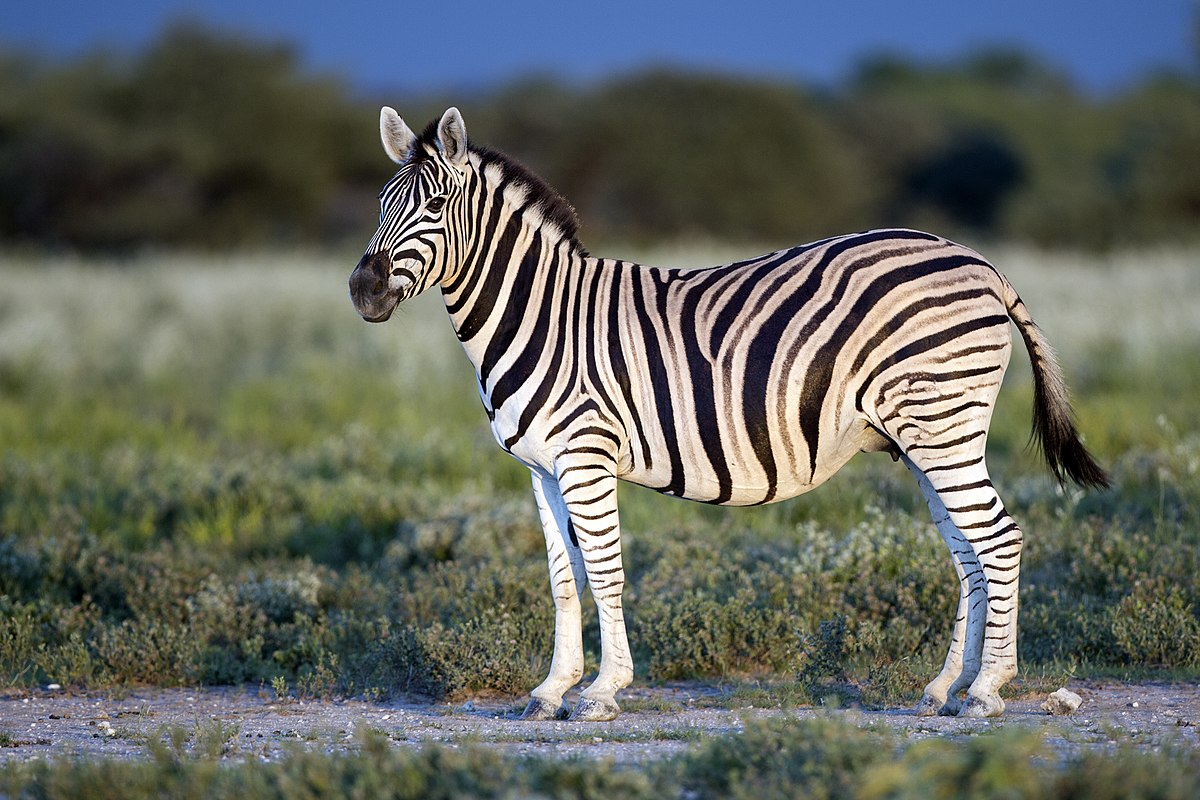
#> input picture HW4/q2/zebra.jpg, 1200 x 800 px
$ python zebra.py
#> lines starting #> are read from the running program, lines starting #| are printed output that depends on the picture
# Mostufa Jbareen, 212955587
# Mohammed Egbaria, 318710761

import numpy as np
from numpy.fft import fft2, ifft2, fftshift, ifftshift
import cv2
import matplotlib
import matplotlib.pyplot as plt

matplotlib.use('TkAgg')

image_path = 'zebra.jpg'
image = cv2.imread(image_path)
#> image is the input picture: shape (800, 1200, 3); mean B, G, R 96.1, 102.6, 98.8
image = cv2.cvtColor(image, cv2.COLOR_BGR2GRAY)
#> image: shape (800, 1200)

# Section a
# Calculating fourier transform
fourier_spectrum = fftshift(fft2(image))
fourier_spectrum_disp = np.log(1 + np.absolute(fourier_spectrum))

# Section b
# Creating the image(2h,2w) by creating fourier(2h,2w) so that the fourier of original image * 4 is in the center
# and zero padding, so that we maintain the frequency and the colors of the original image in the new 2x image.
h, w = image.shape
#> h = 800; w = 1200
fourier_spectrum_zero_padding = np.zeros((2 * h, 2 * w), dtype=complex)
fourier_spectrum_zero_padding[h // 2: 3 * h // 2, w // 2: 3 * w // 2] = fourier_spectrum * 4
fourier_spectrum_zero_padding_disp = np.log(1 + np.absolute(fourier_spectrum_zero_padding))
two_times_larger_grayscale_image = np.abs(ifft2(ifftshift(fourier_spectrum_zero_padding)))

# Section c
# Creating a*b copies of the image in one image(a*h,b*w), by modifying fourier transform in specific way,
# so that we have those copies.
a = b = 2
fourier_spectrum_four_copies = np.zeros((a * h, b * w), dtype=complex)
fourier_spectrum_four_copies[::a, ::b] = fourier_spectrum * abs(a * b)
fourier_spectrum_four_copies_disp = np.log(1 + np.absolute(fourier_spectrum_four_copies))
four_copies_grayscale_image = np.abs(ifft2(ifftshift(fourier_spectrum_four_copies)))

plt.figure(figsize=(10, 10))
plt.subplot(321)
plt.title('Original Grayscale Image')
plt.imshow(image, cmap='gray')

plt.subplot(322)
plt.title('Fourier Spectrum')
plt.imshow(fourier_spectrum_disp.astype("uint8"), cmap='gray')

plt.subplot(323)
plt.title('Fourier Spectrum Zero Padding')
plt.imshow(fourier_spectrum_zero_padding_disp.astype("uint8"), cmap='gray')

plt.subplot(324)
plt.title('Two Times Larger Grayscale Image')
plt.imshow(two_times_larger_grayscale_image.astype("uint8"), cmap='gray')
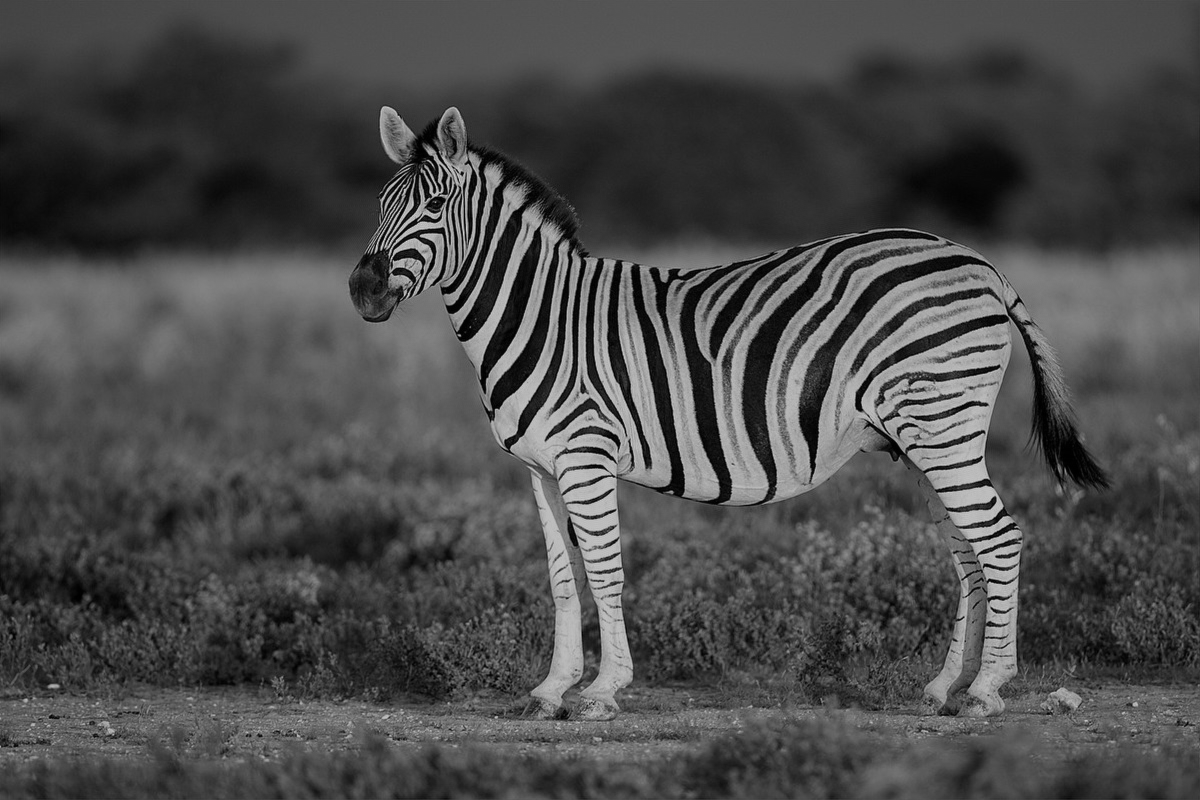
#> two_times_larger_grayscale_image: shape (1600, 2400) float64 (shown at 1/2 size); min 5.13e-16, max 342.2, mean 100.8; drawn with min black and max white

plt.subplot(325)
plt.title('Fourier Spectrum Four Copies')
plt.imshow(fourier_spectrum_four_copies_disp.astype("uint8"), cmap='gray')
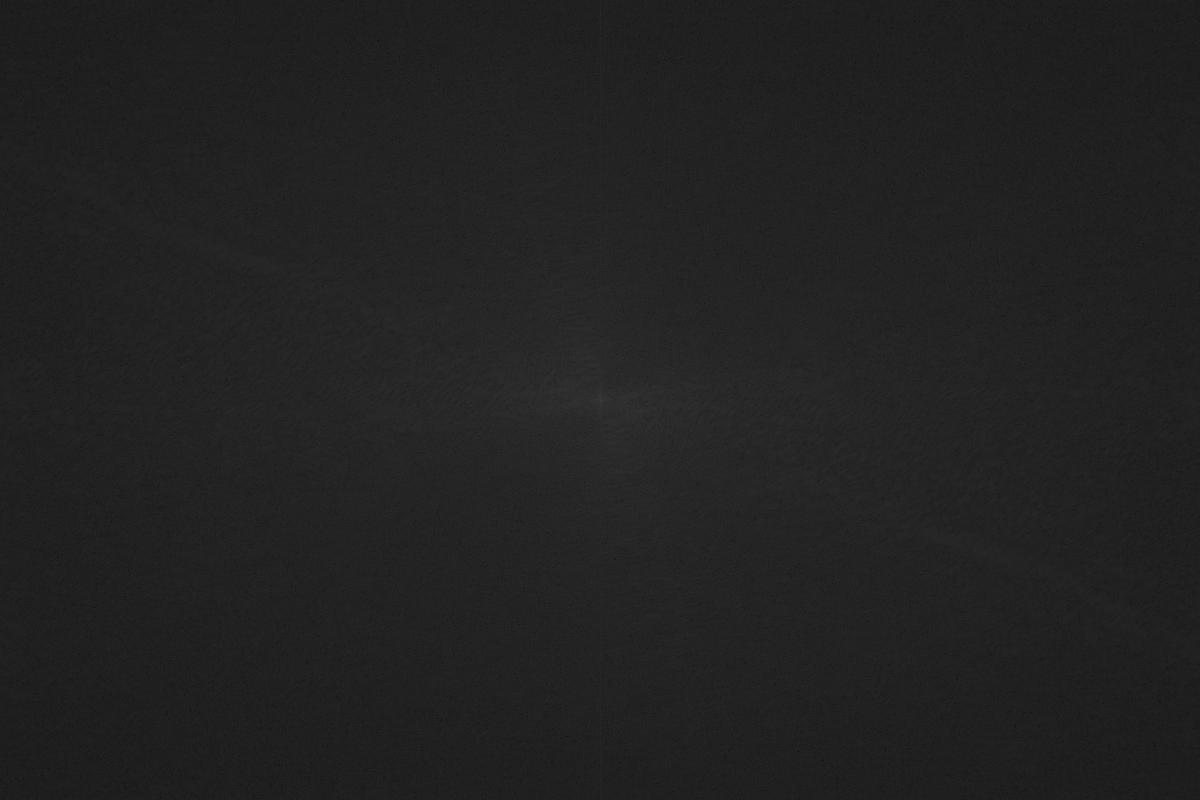
#> fourier_spectrum_four_copies_disp: shape (1600, 2400) float64 (shown at 1/2 size); min 0, max 19.77, mean 2.63; drawn with min black and max white

plt.subplot(326)
plt.title('Four Copies Grayscale Image')
plt.imshow(four_copies_grayscale_image.astype("uint8"), cmap='gray')
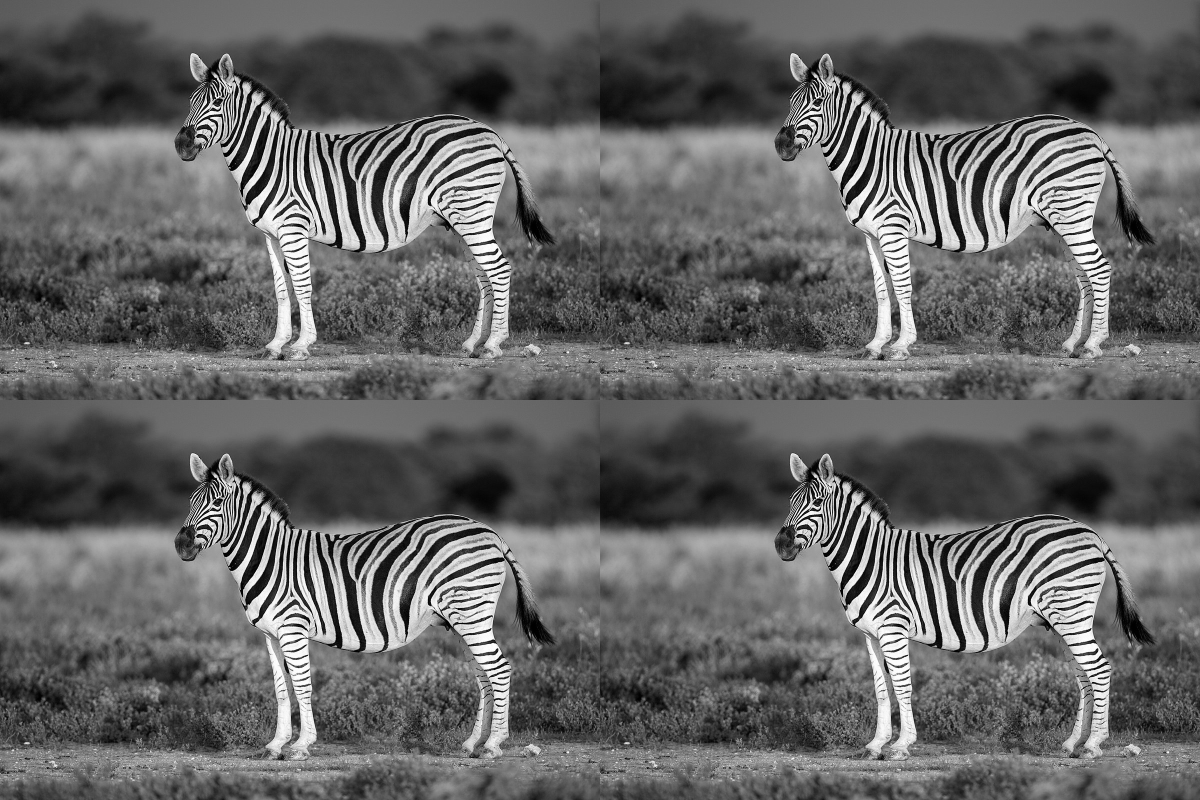
#> four_copies_grayscale_image: shape (1600, 2400) float64 (shown at 1/2 size); min 3.41e-17, max 255, mean 100.7; drawn with min black and max white

plt.savefig('zebra_scaled.png')
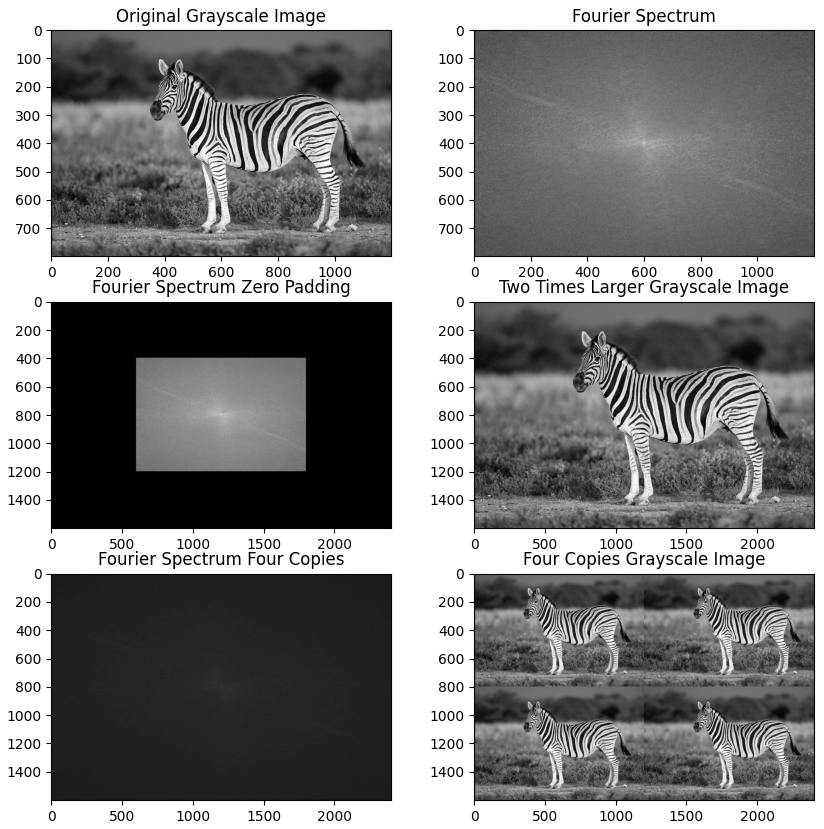
#> figure drawn by matplotlib, 6 panels
plt.show()
